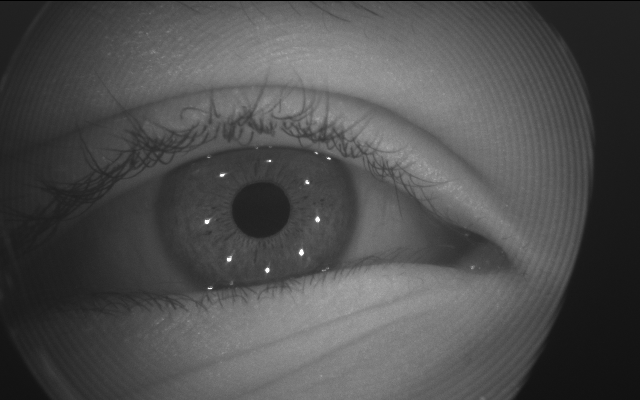
#> input picture autoROI_imgs/cropped/S_71/0.png, 640 x 400 px, found by its file name
$ jupyter execute view.ipynb
#> lines starting #> are read from the running program, lines starting #| are printed output that depends on the picture; after the words box and inside, x2 and y2 are one past the last pixel; in counts of white or black regions, pixels touching at a corner belong together
[cell 1]
import matplotlib.pyplot as plt
import matplotlib.patches as patches
import matplotlib.image as mpimg
import numpy as np
import cv2

[cell 2]
impath = r"C:\Users\omarh\OneDrive - Georgia Institute of Technology\openEDS2019\openEDS\openEDS\S_0\0.png"
impath2 = r"C:\Users\omarh\OneDrive - Georgia Institute of Technology\openEDS2019\openEDS\openEDS\S_0\1.png"
img = cv2.imread(impath, cv2.IMREAD_GRAYSCALE)
#> img is the input picture: shape (400, 640); min 0, max 255, mean 79.2
img2 = cv2.imread(impath2, cv2.IMREAD_GRAYSCALE)
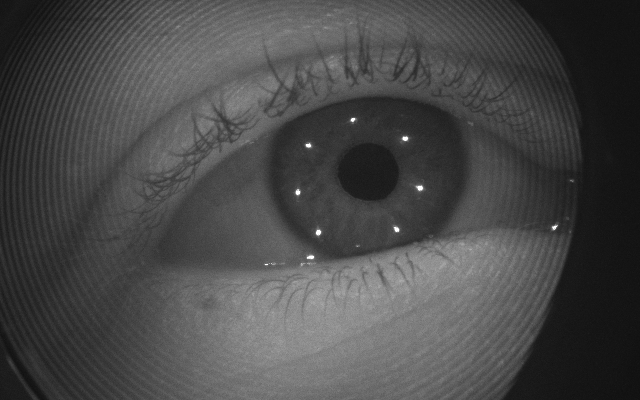
#> input picture Camera_tracking_gui/scripts/GUI/test_ims/1.png, 640 x 400 px, found by its file name
#> img2 is the input picture: shape (400, 640); min 15, max 255, mean 72.6

[cell 3]
diff = abs(img2 - img)
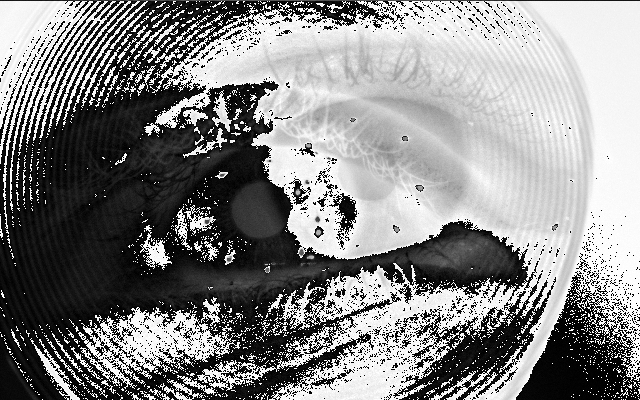
#> diff: shape (400, 640); min 0, max 255, mean 134.7
diff_normalized = diff/255.0

threshold_value = 0.05
binary_img = np.where(img > threshold_value, 1, 0).astype(np.float32)
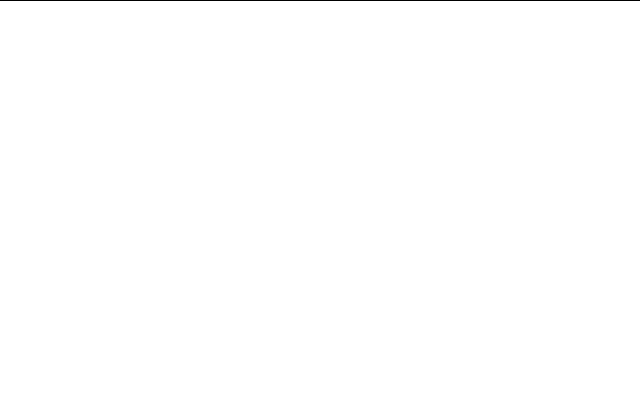
#> binary_img: shape (400, 640) float32; values 0 (black) and 1 (white), 99.8% white; black in thin lines or dots, all inside (x1, y1, x2, y2) = (0, 0, 640, 1)

[cell 4]
plt.hist(diff_normalized)
plt.title("Grayscale Histogram")
plt.xlabel("Pixel Intensity")
plt.ylabel("Frequency")
plt.show()
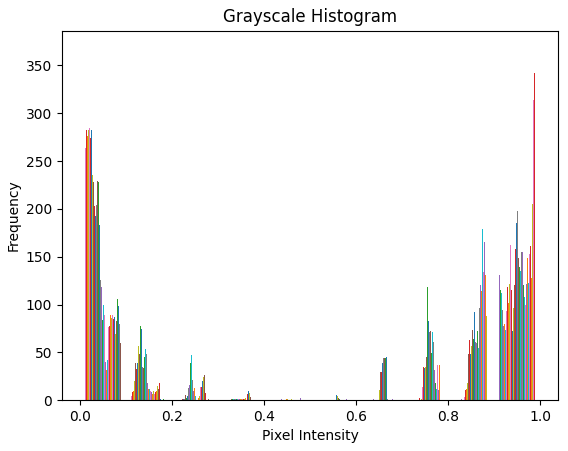
#> figure drawn by matplotlib, 1 panel; tallest bar 235 high, from x = 0.01 to 0.0101; tallest bar 245 high, from x = 0.0101 to 0.0102; tallest bar 254 high, from x = 0.0102 to 0.0104

[cell 5]
diff_blurred = cv2.GaussianBlur(diff_normalized, (5, 5), 0)
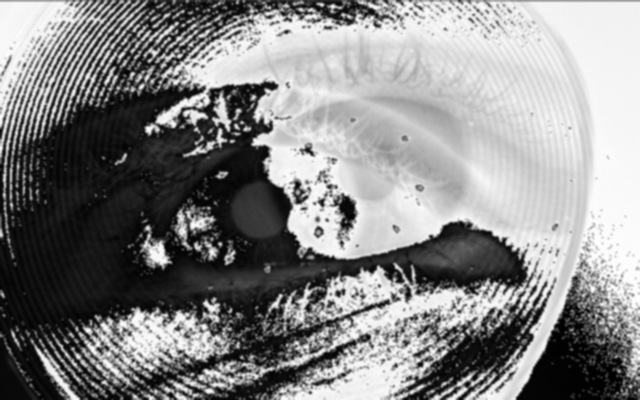
#> diff_blurred: shape (400, 640) float64; min 0.00184, max 0.997, mean 0.529

threshold_value = 0.8
binary_img = np.where(diff_blurred > threshold_value, 1.0, 0.0)
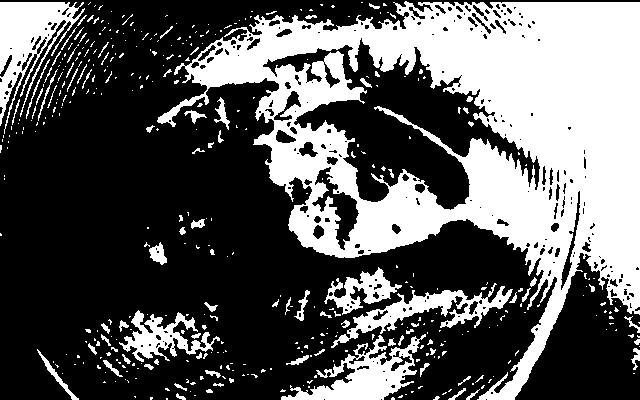
#> binary_img: shape (400, 640) float64; values 0 (black) and 1 (white), 36.3% white; 427 white regions (342 under 20 px), largest, box (x1, y1, x2, y2) and area: (157, 1, 640, 400) 73156, (0, 2, 85, 134) 4313, (281, 334, 426, 400) 3621

diff_vis = (binary_img*255).astype(np.uint8)

num_labels, labels, stats, centroids = cv2.connectedComponentsWithStats(diff_vis, connectivity=8)
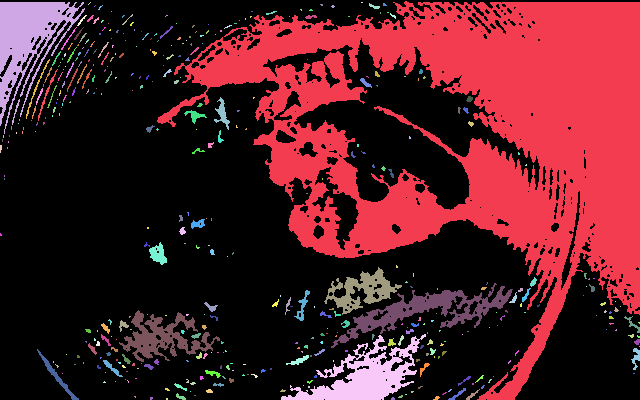
#> labels: shape (400, 640) int32; 428 distinct labels, from 0 to 427; one colour per label, 0 black
#> num_labels = 428; stats = 428 rows, first 6: [0, 0, 640, 400, 163143], [157, 1, 483, 399, 73156], [0, 2, 85, 132, 4313], [88, 2, 3, 3, 3], [361, 2, 2, 1, 2], [369, 3, 11, 6, 31]; centroids = 428 pairs, first value 0.385 to 639, second value 2 to 398.5

# Step 2: Filter out small blobs
min_area = 10  # You can tune this: 50, 100, 200 depending on how clean you want
for i in range(1, num_labels):  # skip label 0 (background)
    if stats[i, cv2.CC_STAT_AREA] < min_area:
        diff_vis[labels == i] = 0
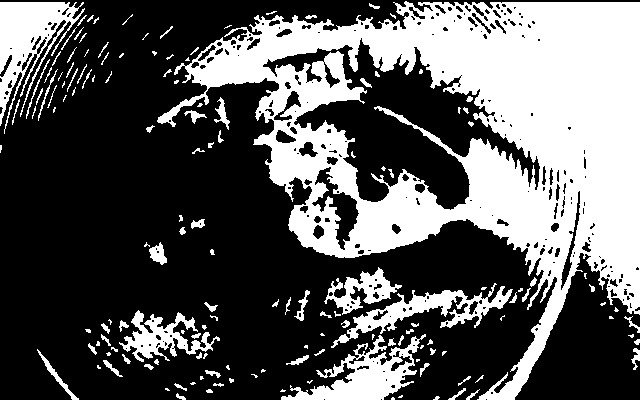
#> diff_vis: shape (400, 640); 35.9% white; 153 white regions (68 under 20 px), largest, box (x1, y1, x2, y2) and area: (157, 1, 640, 400) 73156, (0, 2, 85, 134) 4313, (281, 334, 426, 400) 3621

plt.figure()
plt.set_cmap('gray')
plt.imshow(diff_vis)
plt.axis('off')
plt.show()

[cell 6]
# Load your two images
imgA = cv2.imread('figs/diff.png')
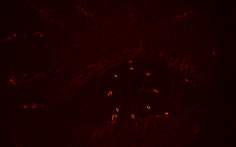
#> input picture scripts/preprocessing/figs/diff.png, 236 x 147 px
#> imgA is the input picture: shape (147, 236, 3); mean B, G, R 0, 0.1, 26.8
imgB = cv2.imread('figs/roi_pred.png')
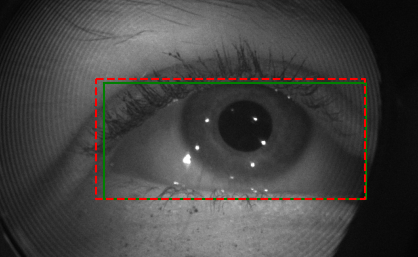
#> input picture scripts/preprocessing/figs/roi_pred.png, 418 x 257 px
#> imgB is the input picture: shape (257, 418, 3); mean B, G, R 64.8, 66.2, 67.5

# Convert from BGR to RGB for correct color in matplotlib
imgA = cv2.cvtColor(imgA, cv2.COLOR_BGR2RGB)
imgB = cv2.cvtColor(imgB, cv2.COLOR_BGR2RGB)

# Create figure
fig, axes = plt.subplots(1, 2, figsize=(10, 5))  # 1 row, 2 columns

# Plot image A
axes[0].imshow(imgA)
axes[0].axis('off')
axes[0].text(5, 12, 'A', fontsize=16, fontweight='bold', color='white', backgroundcolor='black')

# Plot image B
axes[1].imshow(imgB)
axes[1].axis('off')
axes[1].text(10, 20, 'B', fontsize=16, fontweight='bold', color='white', backgroundcolor='black')

# Adjust spacing
plt.tight_layout()
plt.show()
